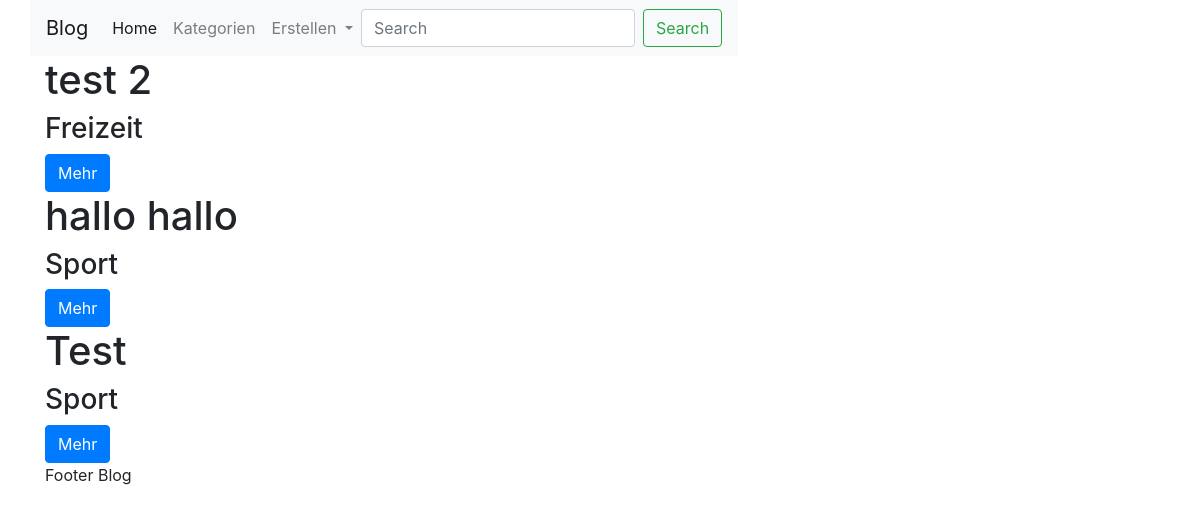
The app's page /, older data.
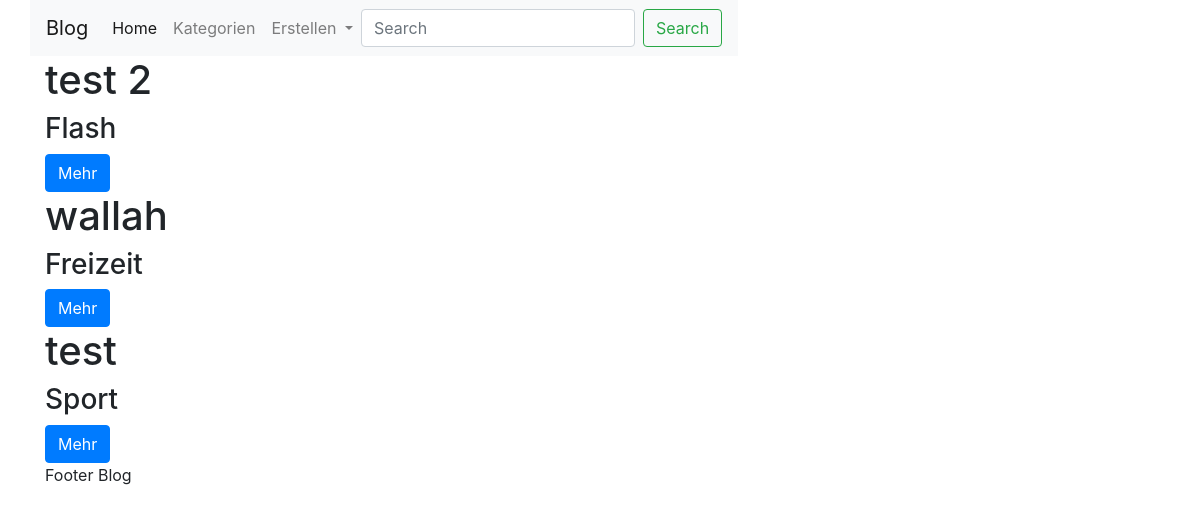
The same page, newer data.
### app/models.py (models this page shows)
class Blogeintrag(db.Model):
    id = db.Column(db.Integer, primary_key=True)
    titel = db.Column(db.String, nullable=False)
    kategorie = db.Column(db.ForeignKey("kategorie.id"), nullable=False)
    text = db.Column(db.String, nullable=False)
    datum = db.Column(db.Date, nullable=False)

class Kategorie(db.Model):
    id = db.Column(db.Integer,primary_key=True)
    value = db.Column(db.String, nullable=False)
    blogeintrag = db.relationship("Blogeintrag", backref="Kategorie")

### app/blog/routes.py (the view)
@bp.route('/')
def index():
    blog = Blogeintrag.query.order_by(Blogeintrag.datum).limit(3)
    return render_template("blog/overview.html", blog=blog)
    """
    blog = Blogeintrag.query(blog).order_by(Blogeintrag.date.desc()).first()
    return render_template("blog/overview.html", blog=blog)
"""

### app/templates/blog/overview.html
{% extends 'base.html' %}
{% block content %}
    {% for b in blog %}
        <h1> {{ b.titel }}
        </h1>
        <h3> {{ b.Kategorie.value }} </h3>
         <a href="{{ url_for("blog.blog",id=b.id) }}" class="btn btn-primary">Mehr</a>
    {% endfor %}
{% endblock %}

Row changes from the older to the newer data that the page shows:
no longer on this page (row edited): Blogeintrag: titel "hallo hallo", Kategorie.value "Sport"
removed Blogeintrag: titel "Test", Kategorie.value "Sport"
changed Blogeintrag "test 2": Kategorie.value "Freizeit" → "Flash"
now on this page (row unchanged): Blogeintrag: titel "wallah", Kategorie.value "Freizeit"
now on this page (row unchanged): Blogeintrag: titel "test", Kategorie.value "Sport"
